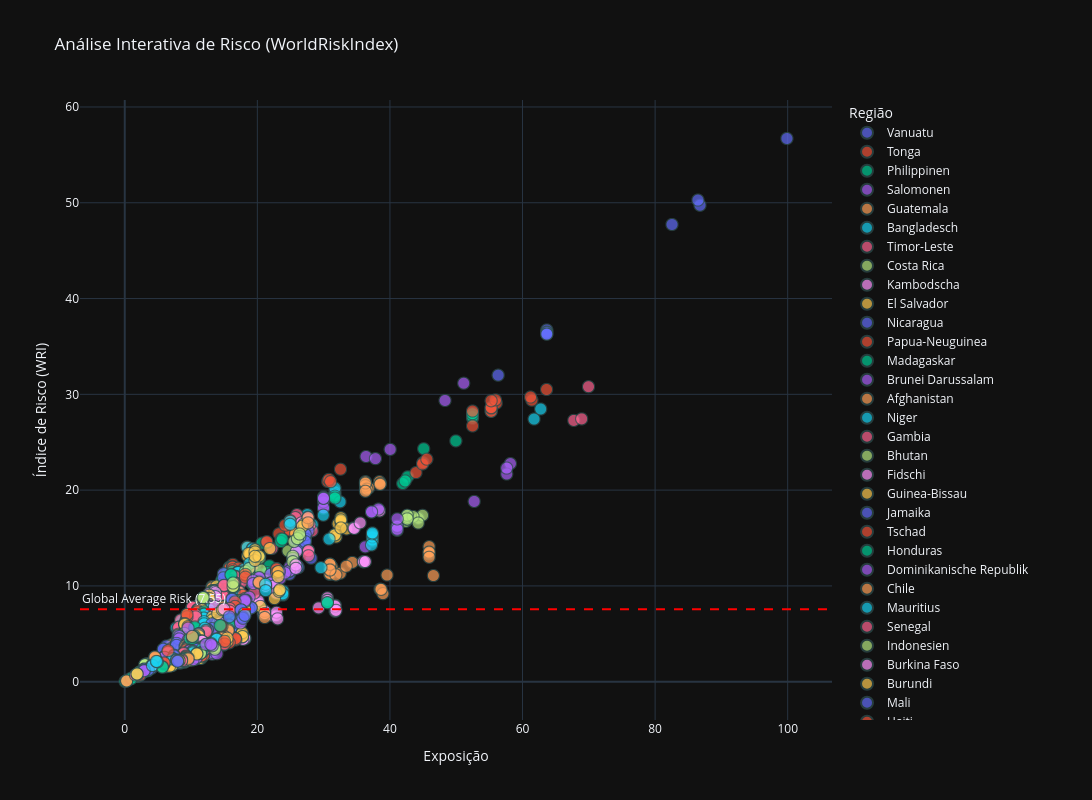

Notebook code for this chart:
### Markdown cell above
### 📉 Gráfico de Dispersão: Dinâmica do Risco Global

Este gráfico de bolhas (*Bubble Chart*) é a peça central da nossa análise. Ele cruza dados de ameaças naturais com a capacidade de resposta das nações.

- **📅 Contexto:** Dados baseados no ano mais recente da série histórica.
- **📍 Eixo X (Exposição):** Representa o perigo geográfico (probabilidade de eventos naturais).
- **📍 Eixo Y (WRI):** O Índice de Risco Final.
- **🚨 Linha Vermelha:** Média Global de Risco. Países acima dessa linha exigem atenção prioritária.
- **⭕ Diâmetro das Bolhas:** Proporcional à **Vulnerabilidade**. Bolhas maiores indicam infraestruturas mais frágeis.

> **🎯 Meta:** Visualizar a eficácia da gestão de crise. Países com bolhas pequenas e baixos no eixo Y são modelos de resiliência, mesmo quando a exposição natural é alta!

### Code cell
# Isso transforma o nome do país (se estiver no índice) em uma coluna real chamada 'index'
df_plot = df_risk.reset_index()
# 1. Calcular a média do WRI
wri_mean = df_risk['WRI'].mean()

fig = px.scatter(
    df_plot, 
    x="Exposure", 
    y="WRI", 
    color="Region",       
    size="Vulnerability", 
    hover_name="index",    # Usamos 'index' que agora contém o identificador/país
    title="Análise Interativa de Risco (WorldRiskIndex)",
    # tamanho do gráfico
    width=1200,  
    height=800,   
    labels = {
        "Exposure": "Exposição ao Risco",
        "WRI": "Índice de Risco Global",
        "Region": "Região do Planeta",
        "Vulnerability": "Vulnerabilidade Social",
        "index": "País"
    },
    template="plotly_dark"
)

fig.add_hline(
    y=wri_mean, 
    line_dash="dash", 
    line_color="red", 
    annotation_text=f"Global Average Risk ({wri_mean:.2f})", 
    annotation_position="top left"
)

fig.update_layout(
    xaxis_title="Exposição",
    yaxis_title="Índice de Risco (WRI)",
    legend_title_text="Região",
    
)

fig.update_traces(marker=dict(size=12, opacity=0.7, line=dict(width=1, color='DarkSlateGrey')))

fig.show()
